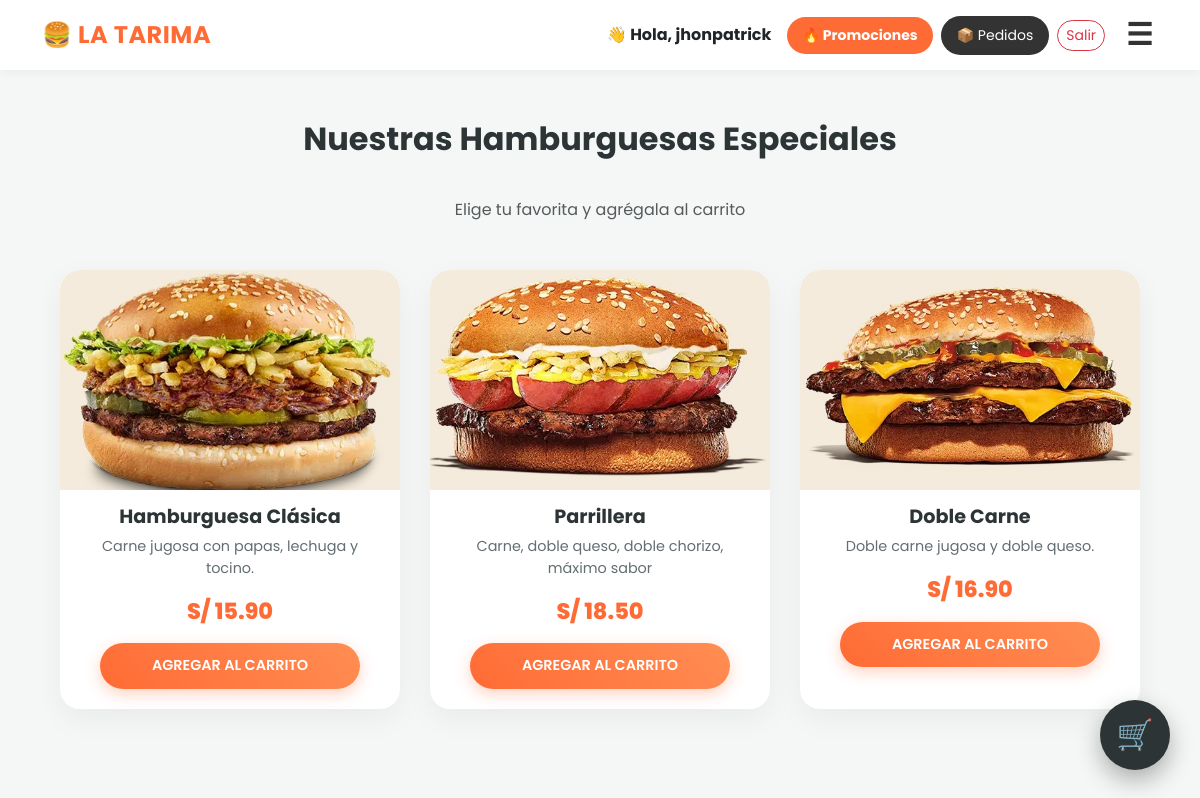
/bienvenida.php (signed in), run on the app's committed database.
### tables this page shows
CREATE TABLE `productos` (
  `id` int(11) NOT NULL,
  `nombre` varchar(100) NOT NULL,
  `descripcion` text DEFAULT NULL,
  `precio` decimal(10,2) NOT NULL,
  `imagen` varchar(255) DEFAULT NULL
);

### bienvenida.php (the view, shortened to what this page needs)
<?php
include("config/conexion.php");
$sql_productos = "SELECT * FROM productos";
$res_productos = mysqli_query($con, $sql_productos);
?>
<!DOCTYPE html>
<html lang="es">
<head>
  <link href="https://cdn.jsdelivr.net/npm/bootstrap@5.3.2/dist/css/bootstrap.min.css" rel="stylesheet">
  <link rel="stylesheet" href="css/estilos.css">
</head>
<body>
  <nav class="navbar fixed-top" style="background-color: white; box-shadow: 0 2px 10px rgba(0,0,0,0.05); padding: 5px 30px; height: 70px;">
    <div class="container-fluid d-flex justify-content-between align-items-center">
      <a class="navbar-brand fw-bold" href="#" style="color: #ff6b35; font-size: 24px;">🍔 La Tarima</a>
      <div class="d-flex align-items-center">
        <span class="d-none d-lg-block me-3 fw-bold text-dark">👋 Hola, <?php echo htmlspecialchars($_SESSION['usuario']); ?></span>
        <a href="ofertas_exclusivas.php" class="btn btn-sm me-2 d-flex align-items-center gap-1" style="background-color: #ff6b35; color: white; border-radius: 20px; padding: 8px 15px; font-weight: bold; border: none;">🔥 Promociones</a>
        <a href="ver_pedido.php" class="btn btn-sm me-2" style="background-color: #333; color: white; border-radius: 20px; padding: 8px 15px;">📦 Pedidos</a>
        <a href="config/logout.php" class="btn btn-outline-danger btn-sm d-none d-md-inline-block me-3" style="border-radius: 20px;">Salir</a>
        <button class="navbar-toggler border-0 ms-2" type="button" data-bs-toggle="offcanvas" data-bs-target="#menuLateral"><span style="font-size: 30px; color: #333;">☰</span></button>
      </div>
    </div>
  </nav>
  <main class="contenido">
    <div class="text-center mb-5">
        <h3>Nuestras Hamburguesas Especiales</h3>
        <p class="text-muted">Elige tu favorita y agrégala al carrito</p>
    </div>
    <div class="productos">
      <?php
      if (mysqli_num_rows($res_productos) > 0):
        while($prod = mysqli_fetch_assoc($res_productos)):
      ?>
        <div class="producto">
          <img src="<?= !empty($prod['imagen']) ? $prod['imagen'] : 'img/logo.png' ?>" alt="<?= $prod['nombre'] ?>">
          <div class="info text-center">
            <h4><?= htmlspecialchars($prod['nombre']) ?></h4>
            <p><?= htmlspecialchars($prod['descripcion']) ?></p>
            <div class="precio">S/ <?= number_format($prod['precio'], 2) ?></div>
            <button class="btn-agregar"
                onclick="agregarDirecto('<?= $prod['nombre'] ?>', <?= $prod['precio'] ?>)">
                Agregar al carrito
            </button>
          </div>
        </div>
      <?php endwhile; else: ?>
        <p class="text-center w-100">No hay productos disponibles por el momento.</p>
      <?php endif; ?>
    </div>
  </main>
  <div class="carrito-icono" id="carritoBtn">🛒<div class="notificacion" id="contadorCarrito">0</div></div>
</body>
</html>

### css/estilos.css (style rules this page uses)
:root { --primary: #ff6b35; --primary-hover: #e85d22; --text-dark: #2d3436; --text-light: #636e72; --bg-body: #f4f7f6; --white: #ffffff; --shadow-soft: 0 10px 30px rgba(0,0,0,0.05); --shadow-hover: 0 15px 35px rgba(255, 107, 53, 0.15); }
body { background-color: var(--bg-body); font-family: 'Poppins', sans-serif; color: var(--text-dark); margin: 0; padding: 0; }
header, .navbar { background-color: var(--white) !important; padding: 5px 30px !important; height: 70px; display: flex; align-items: center; justify-content: space-between; box-shadow: 0 4px 20px rgba(0,0,0,0.05); position: fixed; top: 0; width: 100%; z-index: 1000; }
header h2, .navbar-brand { font-size: 24px; color: var(--primary) !important; font-weight: 800; letter-spacing: 0.5px; text-transform: uppercase; margin: 0; }
.contenido, main { padding-top: 120px; padding-bottom: 50px; padding-left: 5%; padding-right: 5%; max-width: 1200px; margin: 0 auto; }
h2, h3 { text-align: center; color: var(--text-dark); font-weight: 700; margin-bottom: 40px; font-size: 2rem; }
.productos { display: grid; grid-template-columns: repeat(auto-fit, minmax(260px, 1fr)); gap: 30px; }
.producto { background-color: var(--white); border-radius: 20px; overflow: hidden; box-shadow: var(--shadow-soft); border: none; transition: transform 0.3s ease, box-shadow 0.3s ease; display: flex; flex-direction: column; }
.producto img { width: 100%; height: 200px; object-fit: cover; transition: transform 0.5s; }
.producto .info, .producto h4, .producto p { padding: 0 20px; }
.producto h4 { margin-top: 15px; color: var(--text-dark); font-size: 1.2rem; font-weight: 700; }
.producto p { color: var(--text-light); font-size: 0.9rem; margin-top: 5px; margin-bottom: 15px; flex-grow: 1; }
.precio { padding: 0 20px; color: var(--primary); font-size: 1.4rem; font-weight: 800; display: block; margin-bottom: 15px; }
.btn-agregar, .btn-pagar, .btn-danger, button { background: linear-gradient(45deg, var(--primary), #ff8e53) !important; color: white !important; font-weight: 600 !important; border: none !important; padding: 12px !important; border-radius: 50px !important; cursor: pointer; width: calc(100% - 40px); margin: 0 auto 20px; display: block; text-align: center; text-transform: uppercase; font-size: 0.9rem; box-shadow: 0 5px 15px rgba(255, 107, 53, 0.3); transition: all 0.3s ease; text-decoration: none; }
.carrito-icono { position: fixed; bottom: 30px; right: 30px; width: 70px; height: 70px; background-color: var(--text-dark); color: white; border-radius: 50%; display: flex; justify-content: center; align-items: center; font-size: 30px; box-shadow: 0 10px 25px rgba(0,0,0,0.3); z-index: 2000; cursor: pointer; transition: transform 0.3s; }
.navbar-toggler { background: transparent !important; box-shadow: none !important; border: none !important; padding: 5px !important; margin: 0 !important; width: auto !important; display: block !important; }
.navbar-toggler span { color: #333 !important; font-size: 30px; line-height: 1; }
.producto img { object-fit: cover !important; padding: 0 !important; background-color: #f8f9fa; height: 220px !important; width: 100%; object-position: center center; border-top-left-radius: 20px; border-top-right-radius: 20px; }

### data on the page
productos: imagen (picture), nombre "Hamburguesa Clásica", descripcion "Carne jugosa con papas, lechuga y tocino.", precio "15.90"
productos: imagen (picture), nombre "Parrillera", descripcion "Carne, doble queso, doble chorizo, máximo sabor", precio "18.50"
productos: imagen (picture), nombre "Doble Carne", descripcion "Doble carne jugosa y doble queso.", precio "16.90"

### other printed values
$_SESSION['usuario'] "jhonpatrick"
